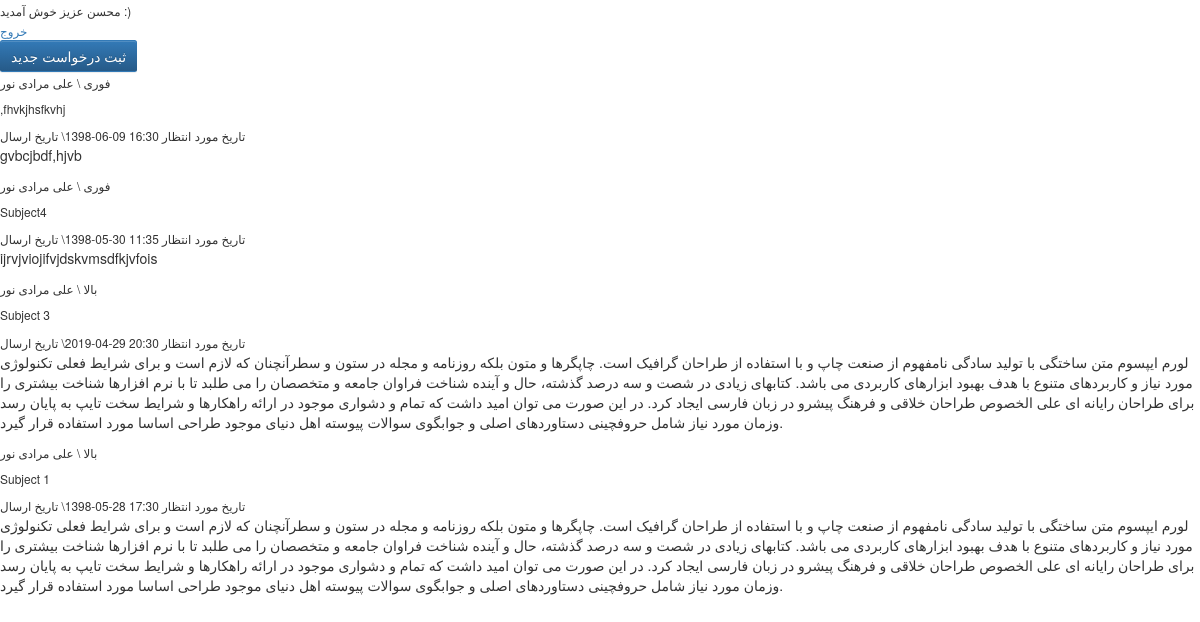
The app's page /home/ (signed in) with its own data.
### BaseApp/models.py (models this page shows, shortened)
class FamilyMembersTbl(models.Model):
    UserMember = models.OneToOneField(User,
                                      on_delete=models.CASCADE,
                                      blank=True)
    FamilyID = models.ForeignKey(FamilyTbl,
                                 on_delete=models.CASCADE,
                                 blank=True)
    Fname = models.CharField(max_length=200)
    Lname = models.CharField(max_length=250)
    MobileNumber = models.CharField(max_length=11)
    MemberNationalCode = models.CharField(max_length=10)
    Gender = models.ForeignKey(MemberGenderTbl,
                               on_delete=models.SET_NULL,
                               null=True)
    IsActive = models.ForeignKey(MemberStatus,
                                 on_delete=models.SET_NULL,
                                 default=2,
                                 editable=False,
                                 blank=True,
                                 null=True)
    MemberPositionID = models.ForeignKey(MemberPositionTbl,
                                         on_delete=models.SET_NULL,
                                         null=True)
    Email = models.EmailField(max_length=250)
    Image = models.ImageField(default='default.jpg',
                              upload_to='profile_pics', blank=True, null=True)
    def __str__(self):
        return '{}{}{}'.format(self.Fname,
                               ' ',
                               self.FamilyID.title)

class Duties(models.Model):
    def jCreateDate(self):
        return jd.fromgregorian(
            year=self.CreateDate.year,
            month=self.CreateDate.month,
            day=self.CreateDate.day,
            hour=self.CreateDate.hour,
            minute=self.CreateDate.minute
        ).strftime("%H:%M %d-%m-%Y")
    def jDeadLineDate(self):
        return self.DeadLineDate.strftime("%H:%M %d-%m-%Y")
    Subject = models.CharField(max_length=250)
    Content = models.TextField()
    DutySender = models.ForeignKey(FamilyMembersTbl,
                                   on_delete=models.SET_NULL,
                                   null=True,
                                   related_name='Duty_Sender_Relation')
    DutyReceiver = models.ForeignKey(FamilyMembersTbl,
                                     on_delete=models.SET_NULL,
                                     null=True,
                                     related_name='Duty_Receiver_Relation')
    Priority = models.ForeignKey(Priorities,
                                 on_delete=models.SET_NULL,
                                 null=True)
    CreateDate = models.DateTimeField(auto_now_add=True)
    DeadLineDate = models.DateTimeField()
    CheckStatus = models.ForeignKey(CheckingStatuses,
                                    on_delete=models.SET_NULL,
                                    null=True)

class Priorities(models.Model):
    Title = models.CharField(max_length=60)
    def __str__(self):
        return f'{self.Title}'

class FamilyTbl(models.Model):
    title = models.CharField(max_length=250)
    FamilyCode = models.CharField(max_length=256, blank=True, null=True)

### WebApp/views.py (the view)
# urls.py: path('home/', HomePage.as_view(), name='HomePagePath'),
class HomePage(LoginRequiredMixin, ListView):
    model = Duties
    template_name = 'WebApp/Home.html'
    context_object_name = 'HomeContext'
    def get_queryset(self):
        return Duties.objects.filter(
            DutyReceiver=self.request.user.familymemberstbl.id
        ).order_by('-CreateDate')

### WebApp/templates/WebApp/Home.html (shortened to what this page needs)
{% extends 'BaseApp/MasterPage.html' %}
{% load i18n %}
{% load thumbnail%}
{% block content %}
        <div>
            <div>
                <a class="btn btn-primary" href="{% url 'CreateDutyPagePath' %}">
                {% trans 'Registration' %} {% trans 'New Duty' %}</a>
            </div>
            <div>
                {% for duty in HomeContext %}
                    <div>
                        <small>
                            {{duty.Priority}} \ {{duty.DutySender}}
                        </small>
                        <h6>
                            {{duty.Subject}}
                        </h6>
                        <small>
                            تاریخ مورد انتظار
                            {{duty.jDeadLineDate}}\
                            تاریخ ارسال
                        </small>
                        <p>
                            {{duty.Content}}
                        </p>
                    </div>
                {% endfor %}
        </div>
    </div>
{% endblock content %}

### BaseApp/templates/BaseApp/MasterPage.html (shortened to what this page needs)
{% load static%}
{% load i18n %}
<!DOCTYPE html>
<html lang="en">
<head>
<link href="http://maxcdn.bootstrapcdn.com/bootstrap/3.3.1/css/bootstrap.min.css" rel="stylesheet" />
    <link rel="stylesheet"  href="{% static 'BaseApp/MyCss/MyStyle.css' %}">
    <link rel="stylesheet" href="{% static 'BaseApp/bootstrap/css/Mybootstrap-theme.min.css' %}" />
    <link rel="stylesheet" href="{% static 'BaseApp/MyCss/jquery.Bootstrap-PersianDateTimePicker.css' %}" />
</head>
<body>
        {% if user.is_authenticated %}
            <div>
                <small>
                    {{user.familymemberstbl.Fname}} {% trans 'Dear' %} {% trans 'Welcome' %}
                </small>
                <br/>
                <small>
                    <a href="{% url 'LogoutPagePath'%}">{% trans 'Logout' %}</a>
                </small>
            </div>
        {% endif %}
    {% block content%}{% endblock %}
</body>
</html>

### BaseApp/static/BaseApp/MyCss/MyStyle.css (style rules this page uses)
a.btn { border-radius: .25rem; border: 1px solid transparent; padding: .5rem 1rem; color: #fff; }

### records on screen
Duties: Priority "فوری", DutySender "علی مرادی نور", Subject ",fhvkjhsfkvhj", jDeadLineDate "16:30 09-06-1398", Content "gvbcjbdf,hjvb"
Duties: Priority "فوری", DutySender "علی مرادی نور", Subject "Subject4", jDeadLineDate "11:35 30-05-1398", Content "ijrvjviojifvjdskvmsdfkjvfois"
Duties: Priority "بالا", DutySender "علی مرادی نور", Subject "Subject 3", jDeadLineDate "20:30 29-04-2019", Content "لورم ایپسوم متن ساختگی با تولید سادگی نامفهوم از صنعت چاپ و با استفاده از طراحان گرافیک است. چاپگرها و متون بلکه روزنامه و مجله در ستون و سطرآنچنان که لازم است و برای شرایط فعلی تکنولوژی مورد نیاز و کاربردهای متنوع با هدف بهبود ابزارهای کاربردی می باشد. کتابهای زیادی در شصت و سه درصد گذشته، حال و آینده شناخت فراوان جامعه و متخصصان را می طلبد تا با نرم افزارها شناخت بیشتری را برای طراحان رایانه ای علی الخصوص طراحان خلاقی و فرهنگ پیشرو در زبان فارسی ایجاد کرد. در این صورت می توان امید داشت که تمام و دشواری موجود در ارائه راهکارها و شرایط سخت تایپ به پایان رسد وزمان مورد نیاز شامل حروفچینی دستاوردهای اصلی و جوابگوی سوالات پیوسته اهل دنیای موجود طراحی اساسا مورد استفاده قرار گیرد."
Duties: Priority "بالا", DutySender "علی مرادی نور", Subject "Subject 1", jDeadLineDate "17:30 28-05-1398", Content "لورم ایپسوم متن ساختگی با تولید سادگی نامفهوم از صنعت چاپ و با استفاده از طراحان گرافیک است. چاپگرها و متون بلکه روزنامه و مجله در ستون و سطرآنچنان که لازم است و برای شرایط فعلی تکنولوژی مورد نیاز و کاربردهای متنوع با هدف بهبود ابزارهای کاربردی می باشد. کتابهای زیادی در شصت و سه درصد گذشته، حال و آینده شناخت فراوان جامعه و متخصصان را می طلبد تا با نرم افزارها شناخت بیشتری را برای طراحان رایانه ای علی الخصوص طراحان خلاقی و فرهنگ پیشرو در زبان فارسی ایجاد کرد. در این صورت می توان امید داشت که تمام و دشواری موجود در ارائه راهکارها و شرایط سخت تایپ به پایان رسد وزمان مورد نیاز شامل حروفچینی دستاوردهای اصلی و جوابگوی سوالات پیوسته اهل دنیای موجود طراحی اساسا مورد استفاده قرار گیرد."

### other values on screen
{{ user.familymemberstbl.Fname }} "محسن"
